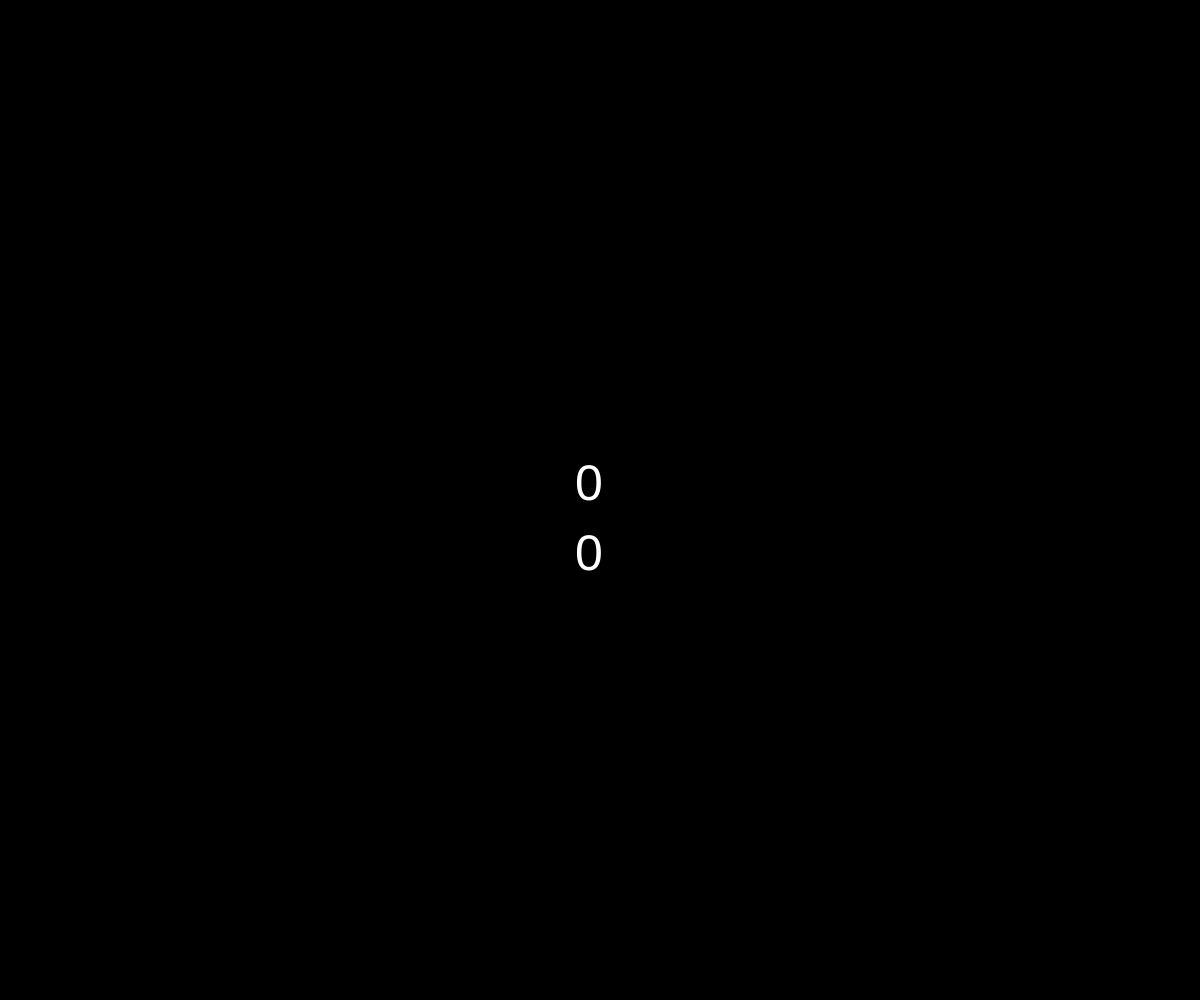
Frame 1 (no input)
Frame 60 (no input): identical to frame 1, image omitted
Frame 120 (the mouse pressed at the canvas centre since frame 60): blank canvas, image omitted

The p5.js sketch that drew this single still picture (run headless with seeded random() and noise() and a simulated clock; from frame 60 on, the mouse is pressed at the canvas centre):

// p5.js sketch
// ── sketch.js
// Project Title
// Your Name
// Date
//
// Extra for Experts:
// - describe what you did to take this project "above and beyond"

let x = 0;
let highestClick = 0;

function setup() {
  createCanvas(windowWidth, windowHeight);
  if (getItem("highest")) {
    highestClick = getItem("highest");
  }
}

function draw() {
  background(0);
  displayClicks();
  displayHighest();
}

function mousePressed() {
  x += 1;
  if (highestClick < x) {
    highestClick = x;
    storeItem("highest", highestClick);
  }
}

function displayClicks() {
  fill("white");
  textSize(50);
  text(x, width/2 - 25, height/2);
}

function displayHighest() {
  fill("white");
  textSize(50);
  text(highestClick, width/2 - 25, height/2 + 70);
}
